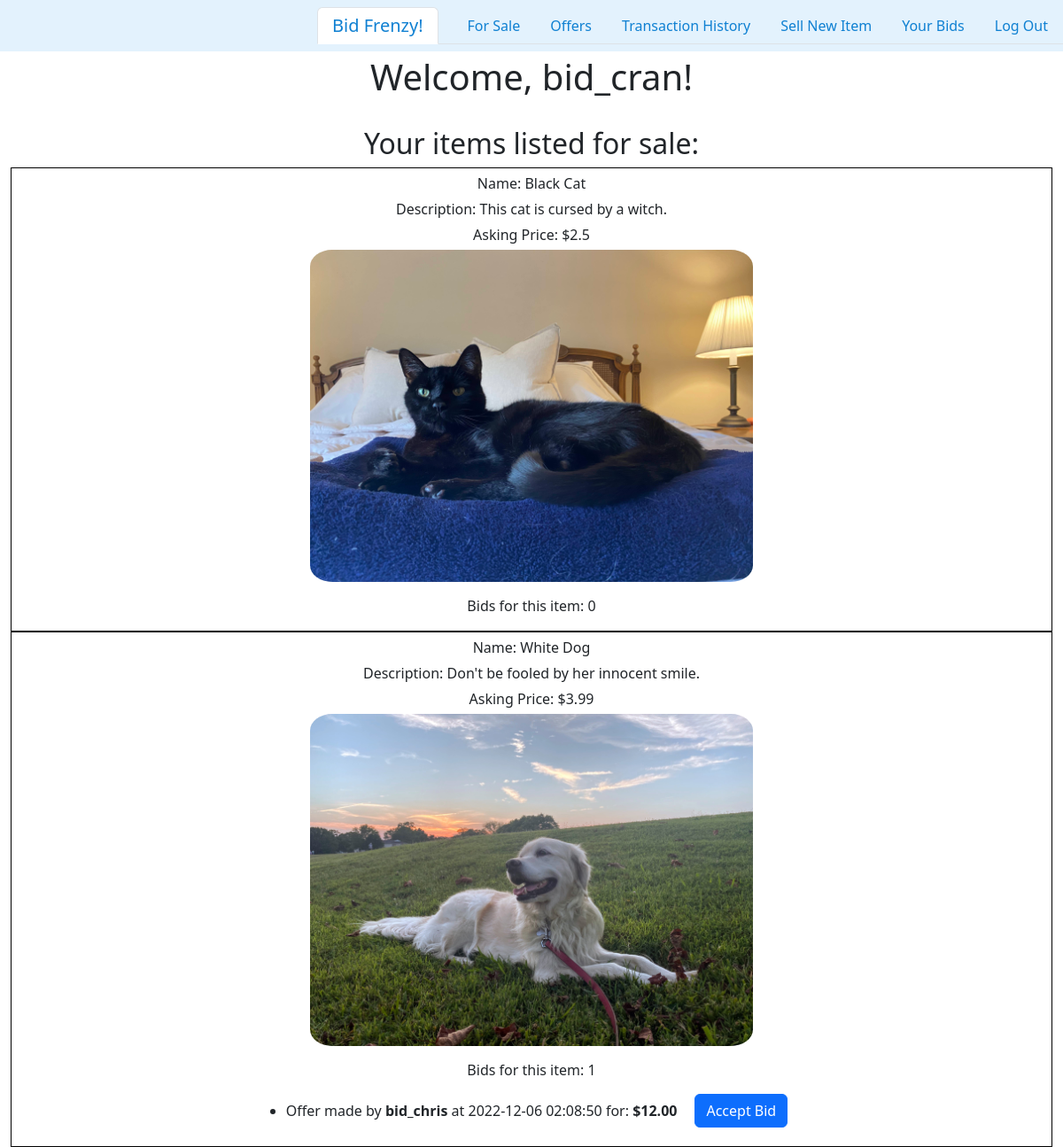
The page / (signed in) on the database its author committed.
### tables this page shows
CREATE TABLE users (id INTEGER PRIMARY KEY AUTOINCREMENT, username TEXT NOT NULL, passwordHash TEXT NOT NULL, cash INTEGER);

CREATE TABLE items (id INTEGER PRIMARY KEY AUTOINCREMENT, name TEXT NOT NULL, description TEXT NOT NULL, filename TEXT NOT NULL, ownerId INTEGER, askingPrice INTEGER, saleStatus TEXT NOT NULL);

CREATE TABLE bids (id INTEGER PRIMARY KEY AUTOINCREMENT, itemId INTEGER, bidderId INTEGER, sellerId INTEGER, offerPrice INTEGER, offerStatus TEXT NOT NULL, datetime INTEGER);

### app.py (the view)
@app.route("/")
@login_required
def index():
    user_id = session["user_id"]
    user_name = db.execute("SELECT username FROM users WHERE id = ?", user_id)
    user_name = user_name[0]['username']
    allItems = db.execute("SELECT * FROM items WHERE ownerId = ? AND saleStatus = ?", user_id, "available")
    for item in allItems:
        item['filename'] = f"./static/saved/{item['filename']}"
        item['bidNumber'] = db.execute("SELECT COUNT(*) FROM bids WHERE sellerId = ? AND itemId = ? AND offerStatus = ?", user_id, item['id'], "active")
        item['bidNumber'] = item['bidNumber'][0]['COUNT(*)']
        item['allBids'] = db.execute("SELECT * FROM bids WHERE sellerId = ? AND itemId = ? AND offerStatus = ?", user_id, item['id'], "active")
        for bid in item['allBids']:
            bidderName = db.execute("SELECT username FROM users WHERE id = ?", bid['bidderId'])
            bidderName = bidderName[0]['username']
            bid['bidderName'] = bidderName
    return render_template("index.html", allItems=allItems, user_name=user_name)

### app.py (called while the page is built)
@app.after_request
def after_request(response):
    response.headers["Cache-Control"] = "no-cache, no-store, must-revalidate"
    response.headers["Expires"] = 0
    response.headers["Pragma"] = "no-cache"
    return response

### helpers.py (called while the page is built)
def login_required(f):
    @wraps(f)
    def decorated_function(*args, **kwargs):
        if session.get("user_id") is None:
            return redirect("/login")
        return f(*args, **kwargs)
    return decorated_function

### templates/index.html (shortened to what this page needs)
{% extends "layout.html" %} {% block title %} Home Page {% endblock %} {% block
main %}
{% if allItems %}
<h1>Welcome, {{ user_name }}!</h1>
<br />
<h2>Your items listed for sale:</h2>
<div class="flex-container">
  {% for item in allItems %}
  <div class="bordered">
    <p>Name: {{ item['name'] }}</p>
    <p>Description: {{ item['description'] }}</p>
    <p>Asking Price: ${{ item['askingPrice'] }}</p>
    <img src="{{ item['filename'] }}" width="500" />
    <p>Bids for this item: {{ item['bidNumber'] }}</p>
    <ul>
      {% for bid in item['allBids'] %}
      <div class="flex-row">
        <li>
          Offer made by <span>{{ bid['bidderName'] }}</span> at {{
          bid['datetime'] }} for: <span>{{ bid['offerPrice'] }}</span>
        </li>
        <form action="/transactions" method="post">
          <button class="btn btn-primary" type="submit" name="bidId" value="{{ bid['id'] }}" >Accept Bid</button>
        </form>
      </div>
      {% endfor %}
    </ul>
  </div>
  {% endfor %}
</div>
{% else %}
<h2>You have no items listed for sale.</h2>
{% endif %} {% endblock %}

### static/styles/styles.css (style rules this page uses)
img { border-radius: 5%; margin-bottom: 10px; }
p { margin: 5px 0px; }
.flex-container { display: flex; flex-direction: column; }
.flex-row { display: flex; flex-direction: row; justify-content: center; margin: 10px; align-items: center; }
.bordered { border: 1px solid black; }
.bordered ul { text-align: left !important; }
.bordered ul li span, .bordered p span { font-weight: bold; }
.bordered .btn { margin: 5px 20px; }

### rows shown on the page
users: username "bid_cran"
items: name "Black Cat", description "This cat is cursed by a witch.", askingPrice "2.5", filename (picture), bidNumber "0"
items: name "White Dog", description "Don't be fooled by her innocent smile.", askingPrice "3.99", filename (picture), bidNumber "1"
bids: bidderName "bid_chris", datetime "2022-12-06 02:08:50", offerPrice "$12.00", {{ bid['id'] }} 13 (drawn)
